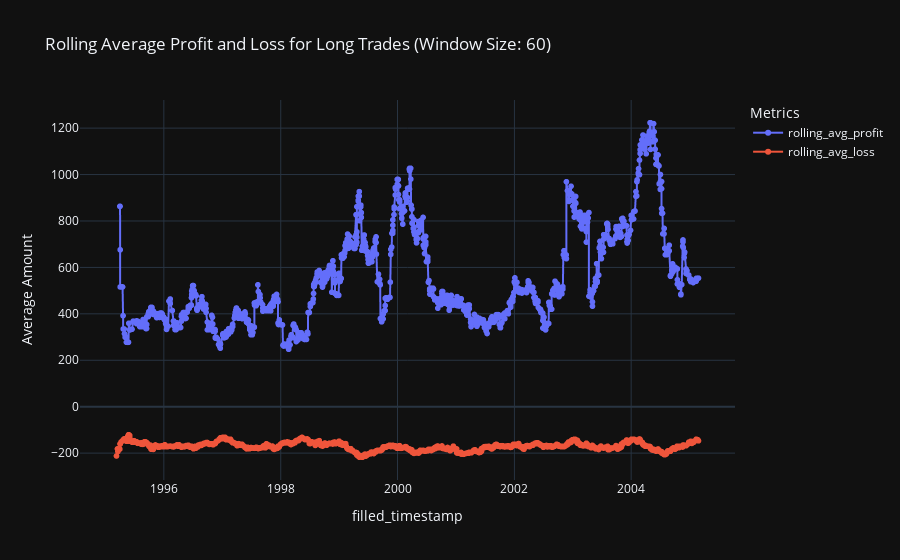
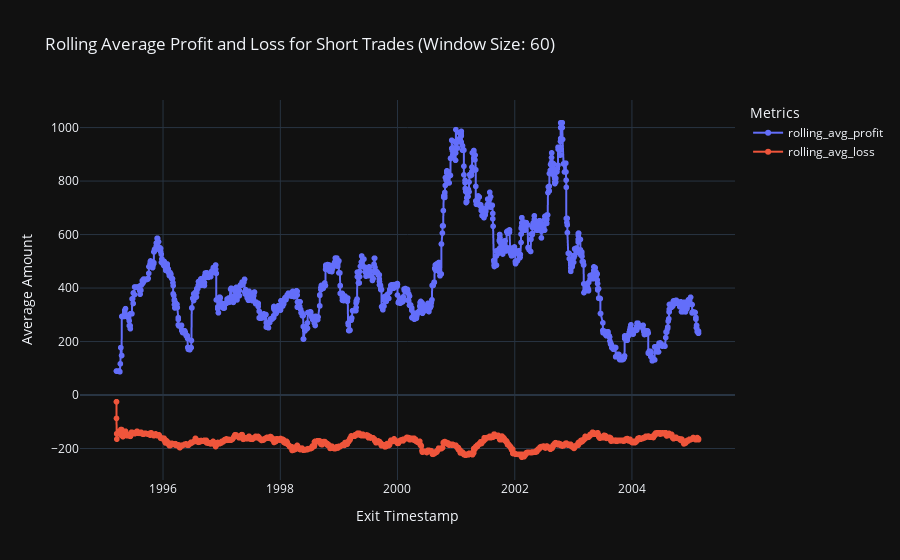

The cell these charts' notebook holds for them, in order:
### Markdown cell above
### Rolling Profit Long and Short Trades

6. Rolling Average Profit for Long Trades¶
7. Rolling Average Profit for Short Trades
8. Rolling Average Loss for Long Trades
9. Rolling Average Loss for Short Trades

### Code cell
def plot_rolling_avg_profit_loss(trade_df, window=10):
    # Separate long and short trades
    long_trades = trade_df[trade_df['trade_type'] == 'long'].copy()
    short_trades = trade_df[trade_df['trade_type'] == 'short'].copy()

    # Function to calculate rolling averages
    def calculate_rolling_averages(trades, window):
        trades['rolling_avg_profit'] = (
            trades['profit_loss']
            .where(trades['profit_loss'] > 0)  # Filter profits
            .rolling(window=window, min_periods=1)
            .mean()
        )
        trades['rolling_avg_loss'] = (
            trades['profit_loss']
            .where(trades['profit_loss'] < 0)  # Filter losses (negative values)
            .rolling(window=window, min_periods=1)
            .mean()
        )
        return trades

    # Calculate rolling averages
    long_trades = calculate_rolling_averages(long_trades, window)
    short_trades = calculate_rolling_averages(short_trades, window)

    # Plot for long trades
    fig_long = px.line(
        long_trades,
        x='filled_timestamp',
        y=['rolling_avg_profit', 'rolling_avg_loss'],
        title=f'Rolling Average Profit and Loss for Long Trades (Window Size: {window})',
        labels={'value': 'Rolling Average', 'exit_timestamp': 'Exit Timestamp'},
        template='plotly_dark'
    )
    fig_long.update_traces(mode='lines+markers')
    fig_long.update_layout(
        yaxis=dict(title='Average Amount'),
        legend_title="Metrics"
    )
    fig_long.show()

    # Plot for short trades
    fig_short = px.line(
        short_trades,
        x='filled_timestamp',
        y=['rolling_avg_profit', 'rolling_avg_loss'],
        title=f'Rolling Average Profit and Loss for Short Trades (Window Size: {window})',
        labels={'value': 'Rolling Average', 'filled_timestamp': 'Exit Timestamp'},
        template='plotly_dark'
    )
    fig_short.update_traces(mode='lines+markers')
    fig_short.update_layout(
        yaxis=dict(title='Average Amount'),
        legend_title="Metrics"
    )
    fig_short.show()

# Example usage:
plot_rolling_avg_profit_loss(trade_df, window=rolling_window)

### Figure 1 — Plotly figure (JSON) as saved in the notebook; plotly's stock layout.template omitted (floating-point values rounded to 4 significant figures; data arrays with more than 128 entries replaced by an {"elided": "..."} marker saying what was removed)
{"data": [{"hovertemplate": "variable=rolling_avg_profit<br>filled_timestamp=%{x}<br>Rolling Average=%{y}<extra></extra>", "legendgroup": "rolling_avg_profit", "line": {"color": "#636efa", "dash": "solid"}, "marker": {"symbol": "circle"}, "mode": "lines+markers", "name": "rolling_avg_profit", "showlegend": true, "type": "scattergl", "x": {"elided": "1394 str values"}, "xaxis": "x", "y": {"elided": "1394 float values"}, "yaxis": "y"}, {"hovertemplate": "variable=rolling_avg_loss<br>filled_timestamp=%{x}<br>Rolling Average=%{y}<extra></extra>", "legendgroup": "rolling_avg_loss", "line": {"color": "#EF553B", "dash": "solid"}, "marker": {"symbol": "circle"}, "mode": "lines+markers", "name": "rolling_avg_loss", "showlegend": true, "type": "scattergl", "x": {"elided": "1394 str values"}, "xaxis": "x", "y": {"elided": "1394 float values"}, "yaxis": "y"}], "layout": {"legend": {"title": {"text": "Metrics"}, "tracegroupgap": 0}, "title": {"text": "Rolling Average Profit and Loss for Long Trades (Window Size: 60)"}, "xaxis": {"anchor": "y", "domain": [0, 1], "title": {"text": "filled_timestamp"}}, "yaxis": {"anchor": "x", "domain": [0, 1], "title": {"text": "Average Amount"}}}}

### Figure 2 — Plotly figure (JSON) as saved in the notebook; plotly's stock layout.template omitted (floating-point values rounded to 4 significant figures; data arrays with more than 128 entries replaced by an {"elided": "..."} marker saying what was removed)
{"data": [{"hovertemplate": "variable=rolling_avg_profit<br>Exit Timestamp=%{x}<br>Rolling Average=%{y}<extra></extra>", "legendgroup": "rolling_avg_profit", "line": {"color": "#636efa", "dash": "solid"}, "marker": {"symbol": "circle"}, "mode": "lines+markers", "name": "rolling_avg_profit", "showlegend": true, "type": "scattergl", "x": {"elided": "1480 str values"}, "xaxis": "x", "y": {"elided": "1480 float values"}, "yaxis": "y"}, {"hovertemplate": "variable=rolling_avg_loss<br>Exit Timestamp=%{x}<br>Rolling Average=%{y}<extra></extra>", "legendgroup": "rolling_avg_loss", "line": {"color": "#EF553B", "dash": "solid"}, "marker": {"symbol": "circle"}, "mode": "lines+markers", "name": "rolling_avg_loss", "showlegend": true, "type": "scattergl", "x": {"elided": "1480 str values"}, "xaxis": "x", "y": {"elided": "1480 float values"}, "yaxis": "y"}], "layout": {"legend": {"title": {"text": "Metrics"}, "tracegroupgap": 0}, "title": {"text": "Rolling Average Profit and Loss for Short Trades (Window Size: 60)"}, "xaxis": {"anchor": "y", "domain": [0, 1], "title": {"text": "Exit Timestamp"}}, "yaxis": {"anchor": "x", "domain": [0, 1], "title": {"text": "Average Amount"}}}}
